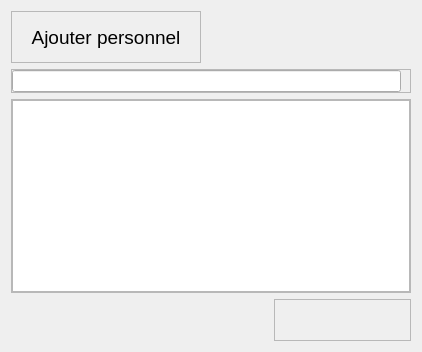
                 <widget class="QWidget" name="index_admin">
                  <layout class="QVBoxLayout" name="verticalLayout_64">
                   <item alignment="Qt::AlignLeft">
                    <widget class="QFrame" name="frame_56">
                     <property name="frameShape">
                      <enum>QFrame::StyledPanel</enum>
                     </property>
                     <property name="frameShadow">
                      <enum>QFrame::Raised</enum>
                     </property>
                     <layout class="QHBoxLayout" name="horizontalLayout_18">
                      <item>
                       <widget class="QPushButton" name="add_personnel">
                        <property name="minimumSize">
                         <size>
                          <width>170</width>
                          <height>32</height>
                         </size>
                        </property>
                        <property name="font">
                         <font>
                          <pointsize>14</pointsize>
                         </font>
                        </property>
                        <property name="cursor">
                         <cursorShape>PointingHandCursor</cursorShape>
                        </property>
                        <property name="text">
                         <string>Ajouter personnel</string>
                        </property>
                        <property name="flat">
                         <bool>true</bool>
                        </property>
                       </widget>
                      </item>
                     </layout>
                    </widget>
                   </item>
                   <item alignment="Qt::AlignRight">
                    <widget class="QFrame" name="frame_57">
                     <property name="minimumSize">
                      <size>
                       <width>400</width>
                       <height>0</height>
                      </size>
                     </property>
                     <property name="frameShape">
                      <enum>QFrame::StyledPanel</enum>
                     </property>
                     <property name="frameShadow">
                      <enum>QFrame::Raised</enum>
                     </property>
                     <layout class="QVBoxLayout" name="verticalLayout_70">
                      <property name="spacing">
                       <number>0</number>
                      </property>
                      <property name="leftMargin">
                       <number>0</number>
                      </property>
                      <property name="topMargin">
                       <number>0</number>
                      </property>
                      <property name="bottomMargin">
                       <number>0</number>
                      </property>
                      <item>
                       <widget class="QLineEdit" name="search_admin"/>
                      </item>
                     </layout>
                    </widget>
                   </item>
                   <item>
                    <widget class="QFrame" name="frame_55">
                     <property name="sizePolicy">
                      <sizepolicy hsizetype="Preferred" vsizetype="Expanding">
                       <horstretch>0</horstretch>
                       <verstretch>0</verstretch>
                      </sizepolicy>
                     </property>
                     <property name="frameShape">
                      <enum>QFrame::StyledPanel</enum>
                     </property>
                     <property name="frameShadow">
                      <enum>QFrame::Raised</enum>
                     </property>
                     <layout class="QVBoxLayout" name="verticalLayout_67">
                      <property name="spacing">
                       <number>0</number>
                      </property>
                      <property name="leftMargin">
                       <number>0</number>
                      </property>
                      <property name="topMargin">
                       <number>0</number>
                      </property>
                      <property name="rightMargin">
                       <number>0</number>
                      </property>
                      <property name="bottomMargin">
                       <number>0</number>
                      </property>
                      <item>
                       <widget class="QTableWidget" name="admin_table">
                        <property name="font">
                         <font>
                          <pointsize>13</pointsize>
                         </font>
                        </property>
                        <attribute name="horizontalHeaderMinimumSectionSize">
                         <number>150</number>
                        </attribute>
                        <attribute name="horizontalHeaderStretchLastSection">
                         <bool>true</bool>
                        </attribute>
                        <attribute name="verticalHeaderVisible">
                         <bool>false</bool>
                        </attribute>
                        <attribute name="verticalHeaderHighlightSections">
                         <bool>false</bool>
                        </attribute>
                       </widget>
                      </item>
                     </layout>
                    </widget>
                   </item>
                   <item alignment="Qt::AlignRight|Qt::AlignBottom">
                    <widget class="QFrame" name="frame">
                     <property name="minimumSize">
                      <size>
                       <width>0</width>
                       <height>15</height>
                      </size>
                     </property>
                     <property name="frameShape">
                      <enum>QFrame::StyledPanel</enum>
                     </property>
                     <property name="frameShadow">
                      <enum>QFrame::Raised</enum>
                     </property>
                     <layout class="QHBoxLayout" name="horizontalLayout_35">
                      <property name="spacing">
                       <number>15</number>
                      </property>
                      <item>
                       <widget class="QPushButton" name="admin_prev">
                        <property name="text">
                         <string/>
                        </property>
                        <property name="flat">
                         <bool>true</bool>
                        </property>
                       </widget>
                      </item>
                      <item>
                       <widget class="QLabel" name="admin_label">
                        <property name="text">
                         <string/>
                        </property>
                       </widget>
                      </item>
                      <item>
                       <widget class="QPushButton" name="admin_next">
                        <property name="text">
                         <string/>
                        </property>
                        <property name="flat">
                         <bool>true</bool>
                        </property>
                       </widget>
                      </item>
                     </layout>
                    </widget>
                   </item>
                  </layout>
                 </widget>
